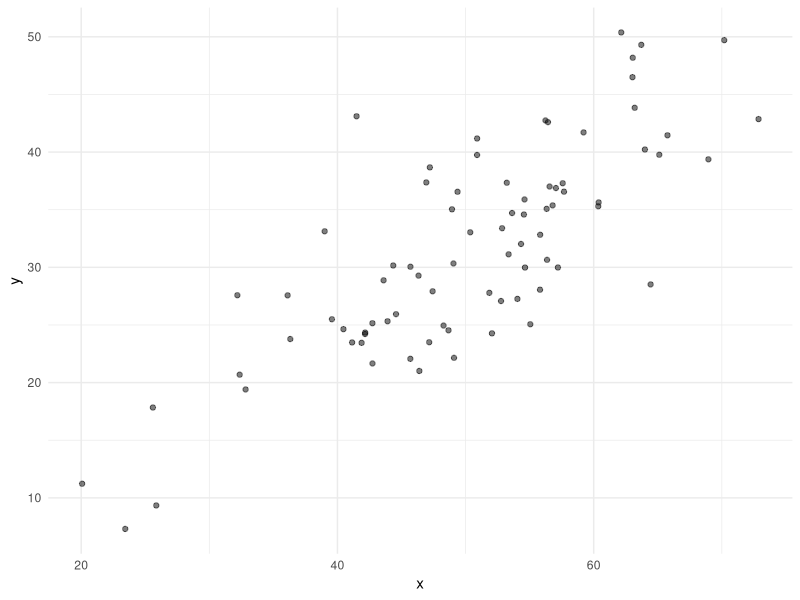
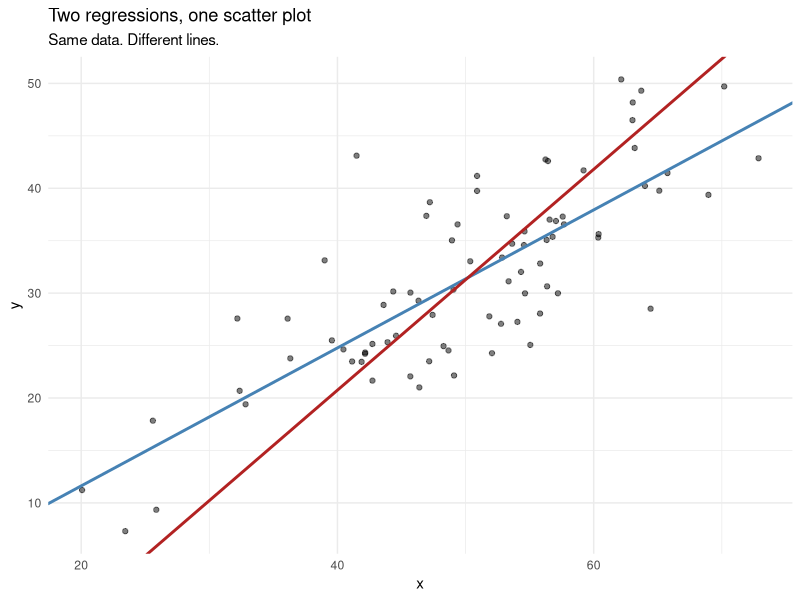

Source code (R) for these figures, in order:
## ----echo=FALSE, message=FALSE, warning=FALSE---------------------------------
library(tidyverse)
set.seed(42)


## -----------------------------------------------------------------------------
n <- 80
x <- rnorm(n, mean = 50, sd = 10)
y <- 2 + 0.6 * x + rnorm(n, sd = 6)

ggplot(data.frame(x, y), aes(x = x, y = y)) +
  geom_point(alpha = 0.5) + theme_minimal()



## -----------------------------------------------------------------------------
cor(x,y)
cor(y,x)


## -----------------------------------------------------------------------------
# Regression of y on x
fit_yx <- lm(y ~ x)
# Regression of x on y
fit_xy <- lm(x ~ y)


## -----------------------------------------------------------------------------
a <- coef(fit_xy)[1]
b <- coef(fit_xy)[2]

# Rearranged: y = -a/b + (1/b) * x
intercept_rearranged <- -a / b
slope_rearranged <- 1 / b


## ----echo=FALSE---------------------------------------------------------------
ggplot(data.frame(x, y), aes(x = x, y = y)) +
  geom_point(alpha = 0.5) +
  geom_abline(intercept = coef(fit_yx)[1], slope = coef(fit_yx)[2],
              color = "steelblue", linewidth = 1, aes(linetype = "lm(y ~ x)")) +
  geom_abline(intercept = intercept_rearranged, slope = slope_rearranged,
              color = "firebrick", linewidth = 1, aes(linetype = "lm(x ~ y) rearranged")) +
  scale_linetype_manual(name = "Model",
                        values = c("lm(y ~ x)" = "solid",
                                   "lm(x ~ y) rearranged" = "dashed"),
                        guide = guide_legend()) +
  labs(title = "Two regressions, one scatter plot",
       subtitle = "Same data. Different lines.") +
  theme_minimal()


## -----------------------------------------------------------------------------
r <- cor(x, y)
slope_formula <- r * (sd(y) / sd(x))
slope_lm <- coef(fit_yx)[2]

round(c(from_formula = slope_formula, from_lm = slope_lm), 6)


## -----------------------------------------------------------------------------
# Small correlation, large n
r_small <- 0.11
n_large <- 1000
t_stat <- r_small * sqrt(n_large - 2) / sqrt(1 - r_small^2)
p_val <- 2 * pt(-abs(t_stat), df = n_large - 2)
p_val
